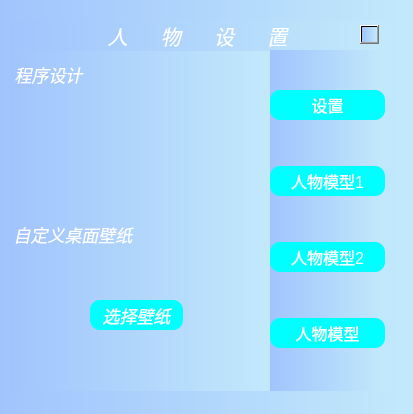
<?xml version="1.0" encoding="UTF-8"?>
<ui version="4.0">
 <class>Form</class>
 <widget class="QWidget" name="Form">
  <property name="geometry">
   <rect>
    <x>0</x>
    <y>0</y>
    <width>413</width>
    <height>414</height>
   </rect>
  </property>
  <property name="minimumSize">
   <size>
    <width>0</width>
    <height>0</height>
   </size>
  </property>
  <property name="maximumSize">
   <size>
    <width>1000</width>
    <height>1000</height>
   </size>
  </property>
  <property name="windowTitle">
   <string>Form</string>
  </property>
  <property name="styleSheet">
   <string notr="true">background: qlineargradient(spread:pad, x1:0, y1:0, x2:1, y2:0, stop:0 #a1c4fd, stop:1 #c2e9fb);
color:white;
font-size:16px;</string>
  </property>
  <widget class="QStackedWidget" name="stackedWidget">
   <property name="geometry">
    <rect>
     <x>10</x>
     <y>50</y>
     <width>261</width>
     <height>341</height>
    </rect>
   </property>
   <property name="styleSheet">
    <string notr="true">background: qlineargradient(spread:pad, x1:0, y1:0, x2:1, y2:0, stop:0 #a1c4fd, stop:1 #c2e9fb);
color:white;
font-style: italic;
font-size:17px</string>
   </property>
   <property name="currentIndex">
    <number>3</number>
   </property>
   <widget class="QWidget" name="model">
    <widget class="QRadioButton" name="radioButton">
     <property name="geometry">
      <rect>
       <x>10</x>
       <y>10</y>
       <width>115</width>
       <height>24</height>
      </rect>
     </property>
     <property name="styleSheet">
      <string notr="true"> background-color: transparent;</string>
     </property>
     <property name="text">
      <string>开心</string>
     </property>
    </widget>
    <widget class="QRadioButton" name="radioButton_2">
     <property name="geometry">
      <rect>
       <x>10</x>
       <y>40</y>
       <width>115</width>
       <height>24</height>
      </rect>
     </property>
     <property name="styleSheet">
      <string notr="true"> background-color: transparent;</string>
     </property>
     <property name="text">
      <string>哀伤</string>
     </property>
    </widget>
    <widget class="QRadioButton" name="radioButton_3">
     <property name="geometry">
      <rect>
       <x>10</x>
       <y>70</y>
       <width>115</width>
       <height>24</height>
      </rect>
     </property>
     <property name="styleSheet">
      <string notr="true"> background-color: transparent;</string>
     </property>
     <property name="text">
      <string>调皮</string>
     </property>
    </widget>
    <widget class="QRadioButton" name="radioButton_4">
     <property name="geometry">
      <rect>
       <x>10</x>
       <y>100</y>
       <width>115</width>
       <height>24</height>
      </rect>
     </property>
     <property name="styleSheet">
      <string notr="true"> background-color: transparent;</string>
     </property>
     <property name="text">
      <string>害羞</string>
     </property>
    </widget>
    <widget class="QLabel" name="label_2">
     <property name="geometry">
      <rect>
       <x>8</x>
       <y>119</y>
       <width>251</width>
       <height>211</height>
      </rect>
     </property>
     <property name="styleSheet">
      <string notr="true"/>
     </property>
     <property name="text">
      <string/>
     </property>
     <property name="pixmap">
      <pixmap resource="Assets.qrc">:/assets/desktopRole/blackGril/action1-happy/0.png</pixmap>
     </property>
     <property name="scaledContents">
      <bool>true</bool>
     </property>
    </widget>
    <widget class="QCheckBox" name="rolemodeblack">
     <property name="geometry">
      <rect>
       <x>150</x>
       <y>10</y>
       <width>95</width>
       <height>24</height>
      </rect>
     </property>
     <property name="styleSheet">
      <string notr="true"> background-color: transparent;</string>
     </property>
     <property name="text">
      <string>模型</string>
     </property>
    </widget>
   </widget>
   <widget class="QWidget" name="model1">
    <widget class="QLabel" name="label_3">
     <property name="geometry">
      <rect>
       <x>30</x>
       <y>0</y>
       <width>251</width>
       <height>331</height>
      </rect>
     </property>
     <property name="styleSheet">
      <string notr="true">background-color:transparent</string>
     </property>
     <property name="text">
      <string/>
     </property>
     <property name="pixmap">
      <pixmap resource="Assets.qrc">:/assets/desktopRole/littleBoy/0.png</pixmap>
     </property>
     <property name="scaledContents">
      <bool>false</bool>
     </property>
    </widget>
    <widget class="QCheckBox" name="rolemodeboy">
     <property name="geometry">
      <rect>
       <x>10</x>
       <y>20</y>
       <width>95</width>
       <height>24</height>
      </rect>
     </property>
     <property name="styleSheet">
      <string notr="true">background-color:transparent</string>
     </property>
     <property name="text">
      <string>模型</string>
     </property>
    </widget>
   </widget>
   <widget class="QWidget" name="model2">
    <widget class="QLabel" name="label_4">
     <property name="geometry">
      <rect>
       <x>0</x>
       <y>10</y>
       <width>251</width>
       <height>341</height>
      </rect>
     </property>
     <property name="styleSheet">
      <string notr="true">background-color:transparent;</string>
     </property>
     <property name="text">
      <string/>
     </property>
     <property name="pixmap">
      <pixmap resource="Assets.qrc">:/assets/desktopRole/summerGril/0.png</pixmap>
     </property>
     <property name="scaledContents">
      <bool>true</bool>
     </property>
    </widget>
    <widget class="QCheckBox" name="rolemodegirl">
     <property name="geometry">
      <rect>
       <x>10</x>
       <y>20</y>
       <width>95</width>
       <height>24</height>
      </rect>
     </property>
     <property name="styleSheet">
      <string notr="true">background-color:transparent；</string>
     </property>
     <property name="text">
      <string>模型</string>
     </property>
    </widget>
   </widget>
   <widget class="QWidget" name="page">
    <widget class="QGroupBox" name="groupBox">
     <property name="geometry">
      <rect>
       <x>0</x>
       <y>170</y>
       <width>251</width>
       <height>161</height>
      </rect>
     </property>
     <property name="styleSheet">
      <string notr="true">#groupBox{background-color:transparent;
border:none}</string>
     </property>
     <property name="title">
      <string>自定义桌面壁纸</string>
     </property>
     <widget class="QPushButton" name="selectwall">
      <property name="geometry">
       <rect>
        <x>80</x>
        <y>80</y>
        <width>93</width>
        <height>30</height>
       </rect>
      </property>
      <property name="styleSheet">
       <string notr="true">#selectwall
{
color:white;
border-radius:10px;
background-color: aqua;
height:30px
}
#selectwall:hover {
    /* 鼠标悬停时的背景颜色 */
    font-size:20px; 
}
#selectwall:pressed {
    /* 鼠标按下时的背景颜色 */
    background-color: blue; 
}</string>
      </property>
      <property name="text">
       <string>选择壁纸</string>
      </property>
     </widget>
    </widget>
    <widget class="QGroupBox" name="groupBox_2">
     <property name="geometry">
      <rect>
       <x>0</x>
       <y>10</y>
       <width>251</width>
       <height>151</height>
      </rect>
     </property>
     <property name="styleSheet">
      <string notr="true">background-color:transparent;
border:none</string>
     </property>
     <property name="title">
      <string>程序设计</string>
     </property>
    </widget>
   </widget>
  </widget>
  <widget class="QLabel" name="label">
   <property name="geometry">
    <rect>
     <x>10</x>
     <y>20</y>
     <width>375</width>
     <height>31</height>
    </rect>
   </property>
   <property name="styleSheet">
    <string notr="true">color:white;
font-style: italic;
font-size:20px;
</string>
   </property>
   <property name="text">
    <string>人      物      设      置</string>
   </property>
   <property name="alignment">
    <set>Qt::AlignCenter</set>
   </property>
  </widget>
  <widget class="QPushButton" name="close">
   <property name="geometry">
    <rect>
     <x>360</x>
     <y>25</y>
     <width>19</width>
     <height>19</height>
    </rect>
   </property>
   <property name="styleSheet">
    <string notr="true">image: url(:/assets/button/close.png);background-color: transparent;border-radius: 5px;}#close:hover{ background-color: rgb(220,220,220);</string>
   </property>
   <property name="text">
    <string/>
   </property>
  </widget>
  <widget class="QWidget" name="widget_2" native="true">
   <property name="geometry">
    <rect>
     <x>270</x>
     <y>50</y>
     <width>115</width>
     <height>341</height>
    </rect>
   </property>
   <layout class="QVBoxLayout" name="verticalLayout">
    <item>
     <widget class="QPushButton" name="setbtn">
      <property name="styleSheet">
       <string notr="true">#setbtn
{
color:white;
border-radius:10px;
background-color: aqua;
height:30px
}
#setbtn:hover {
    /* 鼠标悬停时的背景颜色 */
    font-size:25px; 
}
#setbtn:pressed {
    /* 鼠标按下时的背景颜色 */
    background-color: blue; 
}</string>
      </property>
      <property name="text">
       <string>设置</string>
      </property>
     </widget>
    </item>
    <item>
     <widget class="QPushButton" name="modelbtn">
      <property name="styleSheet">
       <string notr="true">#modelbtn
{
color:white;
border-radius:10px;
background-color: aqua;
height:30px
}
#modelbtn:hover {
    /* 鼠标悬停时的背景颜色 */
    font-size:22px; 
}
#modelbtn:pressed {
    /* 鼠标按下时的背景颜色 */
    background-color: blue; 
}</string>
      </property>
      <property name="text">
       <string>人物模型1</string>
      </property>
     </widget>
    </item>
    <item>
     <widget class="QPushButton" name="modelbtn2">
      <property name="styleSheet">
       <string notr="true">#modelbtn2
{
color:white;
border-radius:10px;
background-color: aqua;
height:30px
}
#modelbtn2:hover {
    /* 鼠标悬停时的背景颜色 */
    font-size:22px; 
}
#modelbtn2:pressed {
    /* 鼠标按下时的背景颜色 */
    background-color: blue; 
}</string>
      </property>
      <property name="text">
       <string>人物模型2</string>
      </property>
     </widget>
    </item>
    <item>
     <widget class="QPushButton" name="modelbtn3">
      <property name="styleSheet">
       <string notr="true">#modelbtn3
{
color:white;
border-radius:10px;
background-color: aqua;
height:30px
}
#modelbtn3:hover {
    /* 鼠标悬停时的背景颜色 */
    font-size:22px; 
}
#modelbtn3:pressed {
    /* 鼠标按下时的背景颜色 */
    background-color: blue; 
}</string>
      </property>
      <property name="text">
       <string>人物模型</string>
      </property>
     </widget>
    </item>
   </layout>
  </widget>
 </widget>
 <resources>
  <include location="Assets.qrc"/>
 </resources>
 <connections>
  <connection>
   <sender>close</sender>
   <signal>clicked()</signal>
   <receiver>Form</receiver>
   <slot>close()</slot>
   <hints>
    <hint type="sourcelabel">
     <x>399</x>
     <y>19</y>
    </hint>
    <hint type="destinationlabel">
     <x>206</x>
     <y>206</y>
    </hint>
   </hints>
  </connection>
 </connections>
</ui>
